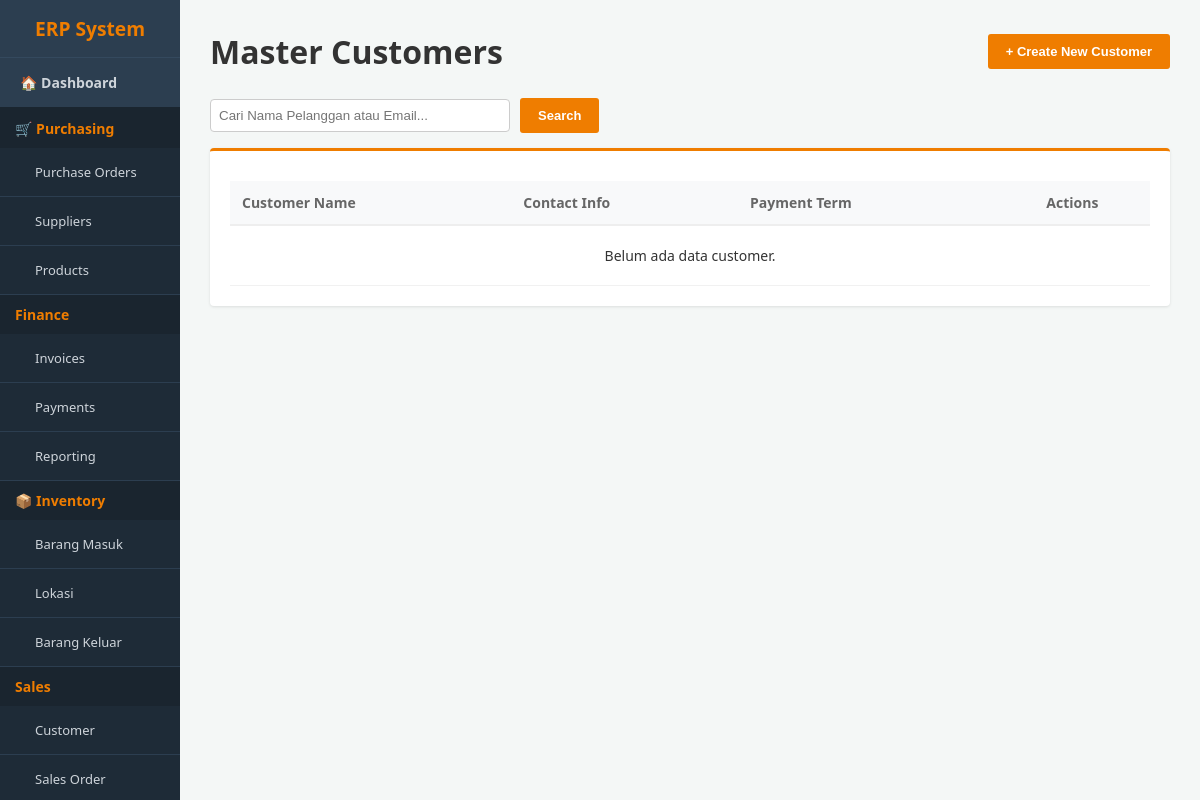
Page /customer.php on the earlier database version.
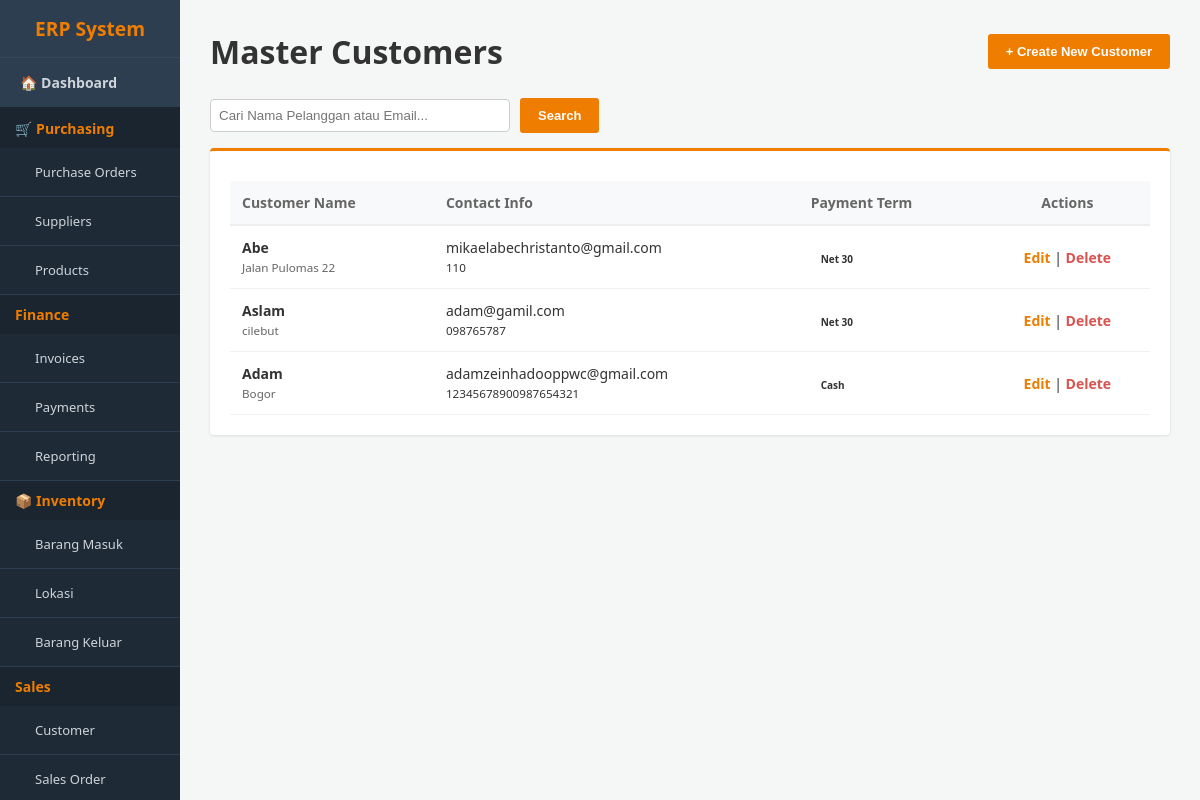
Same page on the later database version.
### tables this page shows
CREATE TABLE `customer` (
  `id_customer` int(11) NOT NULL,
  `nama_pelanggan` varchar(100) NOT NULL,
  `alamat` text DEFAULT NULL,
  `email` varchar(50) DEFAULT NULL,
  `telepon` varchar(20) DEFAULT NULL,
  `term_pembayaran` varchar(50) DEFAULT 'Net 30',
  `created_at` timestamp NOT NULL DEFAULT current_timestamp()
);

### customer.php (the view, shortened to what this page needs)
<?php
include 'config.php';
include 'header.php';
?>
<div class="header-bar">
    <h1>Master Customers</h1>
    <button onclick="toggleForm()" class="btn-orange">
        <?= isset($_GET['edit']) ? 'Editing Mode' : '+ Create New Customer' ?>
    </button>
</div>
<div style="margin-bottom: 15px;">
    <form method="GET" action="customer.php" style="display:flex; gap:10px; align-items:center;">
        <input type="text" name="search" placeholder="Cari Nama Pelanggan atau Email..." style="padding: 8px; width: 300px; border: 1px solid #ccc; border-radius: 4px;" value="<?= isset($_GET['search']) ? htmlspecialchars($_GET['search']) : '' ?>">
        <button type="submit" class="btn-orange">Search</button>
    </form>
</div>
<div class="card">
    <table>
        <thead>
            <tr>
                <th>Customer Name</th>
                <th>Contact Info</th>
                <th>Payment Term</th>
                <th style="text-align:center">Actions</th>
            </tr>
        </thead>
        <tbody>
            <?php
            $search_query = "";
            $result = mysqli_query($conn, "SELECT * FROM customer $search_query ORDER BY id_customer DESC");
            if (mysqli_num_rows($result) > 0) {
                while($row = mysqli_fetch_assoc($result)) {
                    echo "<tr>
                        <td>
                            <strong>{$row['nama_pelanggan']}</strong><br>
                            <small style='color:#666'>{$row['alamat']}</small>
                        </td>
                        <td>
                            {$row['email']}<br>
                            <small>{$row['telepon']}</small>
                        </td>
                        <td><span class='badge bg-draft'>{$row['term_pembayaran']}</span></td>
                        <td style='text-align:center'>
                            <a href='customer.php?edit={$row['id_customer']}' style='color:#ef7d00; text-decoration:none; font-weight:bold;'>Edit</a> |
                            <a href='customer.php?delete={$row['id_customer']}' style='color:#d9534f; text-decoration:none; font-weight:bold;' onclick='return confirm(\"Yakin ingin menghapus customer ini?\")'>Delete</a>
                        </td>
                    </tr>";
                }
            } else {
                echo "<tr><td colspan='4' style='text-align:center; padding:20px;'>Belum ada data customer.</td></tr>";
            }
            ?>
        </tbody>
    </table>
</div>
<?php echo "</div></body></html>"; ?>

### header.php (shortened to what this page needs)
<!DOCTYPE html>
<html lang="id">
<head>
</head>
<body>
    <div class="sidebar">
        <h2>ERP System</h2>
        <a href="index.php" style="border-bottom: 2px solid #1a252f; font-weight: bold;">🏠 Dashboard</a>
        <div style="padding: 10px 15px; font-size: 14px; color: #ef7d00; font-weight: bold; background: #1a252f;">
            🛒 Purchasing
        </div>
        <div class="submenu">
            <a href="purchase.php">Purchase Orders</a>
            <a href="supplier.php">Suppliers</a>
            <a href="product.php">Products</a>
        </div>
       <div style="padding: 10px 15px; font-size: 14px; color: #ef7d00; font-weight: bold; background: #1a252f;">
            Finance
        </div>
        <div class="submenu">
            <a href="invoice.php">Invoices</a>
            <a href="payment.php">Payments</a>
             <a href="reporting.php">Reporting</a>
        </div>
        <div style="padding: 10px 15px; font-size: 14px; color: #ef7d00; font-weight: bold; background: #1a252f;">
            📦 Inventory
        </div>
        <div class="submenu">
            <a href="barangmasuk.php">Barang Masuk</a>
            <a href="lokasi.php">Lokasi</a>
            <a href="barangkeluar.php">Barang Keluar</a>
        </div>
        <div style="padding: 10px 15px; font-size: 14px; color: #ef7d00; font-weight: bold; background: #1a252f;">
            Sales
        </div>
        <div class="submenu">
            <a href="customer.php">Customer</a>
            <a href="sales.php">Sales Order</a>
        </div>
    </div>
    <div class="main-content">

### header.php (style rules this page uses)
* { box-sizing: border-box; margin: 0; padding: 0; }
body { font-family: 'Segoe UI', Arial, sans-serif; background-color: #f4f7f6; color: #333; display: block; }
.sidebar { width: 180px; background-color: #2c3e50; height: 100vh; position: fixed; top: 0; left: 0; color: white; overflow-y: auto; z-index: 1000; display: flex; flex-direction: column; }
.sidebar h2 { padding: 15px 10px; font-size: 1.2rem; color: #ef7d00; text-align: center; border-bottom: 1px solid #34495e; }
.sidebar a { display: block; color: #ced4da; padding: 15px 20px; text-decoration: none; font-size: 14px; transition: 0.3s; }
.sidebar .submenu { background-color: #1e2b37; display: flex; flex-direction: column; }
.sidebar .submenu a { padding-left: 35px; font-size: 13px; border-bottom: 1px solid #2c3e50; }
.main-content { margin-left: 180px; width: calc(100% - 180px); padding: 30px; min-height: 100vh; display: block; }
.header-bar { display: flex; justify-content: space-between; align-items: center; margin-bottom: 25px; }
.card { background: white; padding: 20px; border-radius: 4px; box-shadow: 0 1px 3px rgba(0,0,0,0.1); border-top: 3px solid #ef7d00; margin-bottom: 25px; }
table, .table-odoo { width: 100%; border-collapse: collapse; margin-top: 10px; font-size: 14px; }
table th, .table-odoo th { background-color: #f8f9fa; text-align: left; padding: 12px; border-bottom: 2px solid #eee; color: #666; }
table td, .table-odoo td { padding: 12px; border-bottom: 1px solid #f1f1f1; }
.btn-orange { background-color: #ef7d00; color: white; padding: 10px 18px; border: none; border-radius: 3px; cursor: pointer; text-decoration: none; font-size: 13px; font-weight: bold; }
.badge { padding: 4px 10px; border-radius: 20px; font-size: 10px; font-weight: bold; }

Differences in the rows shown:
added customer: nama_pelanggan "Abe", alamat "Jalan Pulomas 22", email "mikaelabechristanto@gmail.com", telepon "110", term_pembayaran "Net 30"
added customer: nama_pelanggan "Aslam", alamat "cilebut", email "adam@gamil.com", telepon "098765787", term_pembayaran "Net 30"
added customer: nama_pelanggan "Adam", alamat "Bogor", email "adamzeinhadooppwc@gmail.com", telepon "12345678900987654321", term_pembayaran "Cash"
Other differences:
text no longer shown: "Belum ada data customer."
